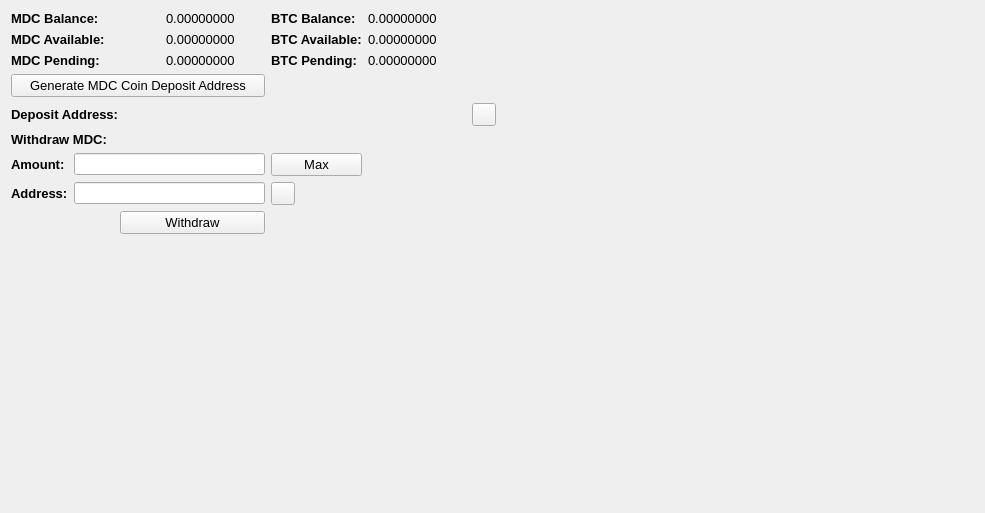
     <widget class="QWidget" name="BalanceTab">
      <attribute name="title">
       <string>Balance</string>
      </attribute>
      <layout class="QGridLayout" name="gridLayout_2">
       <item row="0" column="0" colspan="2">
        <widget class="QLabel" name="label_11">
         <property name="font">
          <font>
           <pointsize>10</pointsize>
           <weight>75</weight>
           <bold>true</bold>
          </font>
         </property>
         <property name="text">
          <string>MDC Balance:</string>
         </property>
        </widget>
       </item>
       <item row="0" column="3">
        <widget class="QLabel" name="MDCBalanceLabel">
         <property name="font">
          <font>
           <pointsize>10</pointsize>
          </font>
         </property>
         <property name="text">
          <string>0.00000000</string>
         </property>
         <property name="textInteractionFlags">
          <set>Qt::LinksAccessibleByMouse|Qt::TextSelectableByMouse</set>
         </property>
        </widget>
       </item>
       <item row="0" column="4">
        <widget class="QLabel" name="label_12">
         <property name="font">
          <font>
           <pointsize>10</pointsize>
           <weight>75</weight>
           <bold>true</bold>
          </font>
         </property>
         <property name="text">
          <string>BTC Balance:</string>
         </property>
        </widget>
       </item>
       <item row="0" column="5">
        <widget class="QLabel" name="BitcoinBalanceLabel">
         <property name="font">
          <font>
           <pointsize>10</pointsize>
          </font>
         </property>
         <property name="text">
          <string>0.00000000</string>
         </property>
         <property name="textInteractionFlags">
          <set>Qt::LinksAccessibleByMouse|Qt::TextSelectableByMouse</set>
         </property>
        </widget>
       </item>
       <item row="0" column="7" rowspan="10">
        <spacer name="horizontalSpacer_4">
         <property name="orientation">
          <enum>Qt::Horizontal</enum>
         </property>
         <property name="sizeHint" stdset="0">
          <size>
           <width>478</width>
           <height>488</height>
          </size>
         </property>
        </spacer>
       </item>
       <item row="1" column="0" colspan="2">
        <widget class="QLabel" name="label_13">
         <property name="font">
          <font>
           <pointsize>10</pointsize>
           <weight>75</weight>
           <bold>true</bold>
          </font>
         </property>
         <property name="text">
          <string>MDC Available:</string>
         </property>
        </widget>
       </item>
       <item row="1" column="3">
        <widget class="QLabel" name="MDCAvailableLabel_2">
         <property name="font">
          <font>
           <pointsize>10</pointsize>
          </font>
         </property>
         <property name="text">
          <string>0.00000000</string>
         </property>
         <property name="textInteractionFlags">
          <set>Qt::LinksAccessibleByMouse|Qt::TextSelectableByMouse</set>
         </property>
        </widget>
       </item>
       <item row="1" column="4">
        <widget class="QLabel" name="label_15">
         <property name="font">
          <font>
           <pointsize>10</pointsize>
           <weight>75</weight>
           <bold>true</bold>
          </font>
         </property>
         <property name="text">
          <string>BTC Available:</string>
         </property>
        </widget>
       </item>
       <item row="1" column="5">
        <widget class="QLabel" name="BitcoinAvailableLabel">
         <property name="font">
          <font>
           <pointsize>10</pointsize>
          </font>
         </property>
         <property name="text">
          <string>0.00000000</string>
         </property>
         <property name="textInteractionFlags">
          <set>Qt::LinksAccessibleByMouse|Qt::TextSelectableByMouse</set>
         </property>
        </widget>
       </item>
       <item row="2" column="0" colspan="2">
        <widget class="QLabel" name="label_14">
         <property name="font">
          <font>
           <pointsize>10</pointsize>
           <weight>75</weight>
           <bold>true</bold>
          </font>
         </property>
         <property name="text">
          <string>MDC Pending:</string>
         </property>
        </widget>
       </item>
       <item row="2" column="3">
        <widget class="QLabel" name="MDCPendingLabel">
         <property name="font">
          <font>
           <pointsize>10</pointsize>
          </font>
         </property>
         <property name="text">
          <string>0.00000000</string>
         </property>
         <property name="textInteractionFlags">
          <set>Qt::LinksAccessibleByMouse|Qt::TextSelectableByMouse</set>
         </property>
        </widget>
       </item>
       <item row="2" column="4">
        <widget class="QLabel" name="label_31">
         <property name="font">
          <font>
           <pointsize>10</pointsize>
           <weight>75</weight>
           <bold>true</bold>
          </font>
         </property>
         <property name="text">
          <string>BTC Pending:</string>
         </property>
        </widget>
       </item>
       <item row="2" column="5">
        <widget class="QLabel" name="BitcoinPendingLabel">
         <property name="font">
          <font>
           <pointsize>10</pointsize>
          </font>
         </property>
         <property name="text">
          <string>0.00000000</string>
         </property>
         <property name="textInteractionFlags">
          <set>Qt::LinksAccessibleByMouse|Qt::TextSelectableByMouse</set>
         </property>
        </widget>
       </item>
       <item row="3" column="0" colspan="4">
        <widget class="QPushButton" name="GenDepositBTN">
         <property name="font">
          <font>
           <pointsize>10</pointsize>
          </font>
         </property>
         <property name="text">
          <string>Generate MDC Coin Deposit Address</string>
         </property>
        </widget>
       </item>
       <item row="4" column="0" colspan="3">
        <widget class="QLabel" name="label_33">
         <property name="font">
          <font>
           <pointsize>10</pointsize>
           <weight>75</weight>
           <bold>true</bold>
          </font>
         </property>
         <property name="text">
          <string>Deposit Address:</string>
         </property>
        </widget>
       </item>
       <item row="4" column="3" colspan="3">
        <widget class="QLabel" name="DepositAddressLabel">
         <property name="minimumSize">
          <size>
           <width>300</width>
           <height>0</height>
          </size>
         </property>
         <property name="palette">
          <palette>
           <active>
            <colorrole role="WindowText">
             <brush brushstyle="SolidPattern">
              <color alpha="255">
               <red>0</red>
               <green>0</green>
               <blue>0</blue>
              </color>
             </brush>
            </colorrole>
            <colorrole role="Text">
             <brush brushstyle="SolidPattern">
              <color alpha="255">
               <red>0</red>
               <green>0</green>
               <blue>255</blue>
              </color>
             </brush>
            </colorrole>
           </active>
           <inactive>
            <colorrole role="WindowText">
             <brush brushstyle="SolidPattern">
              <color alpha="255">
               <red>0</red>
               <green>0</green>
               <blue>0</blue>
              </color>
             </brush>
            </colorrole>
            <colorrole role="Text">
             <brush brushstyle="SolidPattern">
              <color alpha="255">
               <red>0</red>
               <green>0</green>
               <blue>255</blue>
              </color>
             </brush>
            </colorrole>
           </inactive>
           <disabled>
            <colorrole role="WindowText">
             <brush brushstyle="SolidPattern">
              <color alpha="255">
               <red>120</red>
               <green>120</green>
               <blue>120</blue>
              </color>
             </brush>
            </colorrole>
            <colorrole role="Text">
             <brush brushstyle="SolidPattern">
              <color alpha="255">
               <red>120</red>
               <green>120</green>
               <blue>120</blue>
              </color>
             </brush>
            </colorrole>
           </disabled>
          </palette>
         </property>
         <property name="font">
          <font>
           <pointsize>10</pointsize>
           <weight>75</weight>
           <bold>true</bold>
          </font>
         </property>
         <property name="text">
          <string/>
         </property>
         <property name="alignment">
          <set>Qt::AlignRight|Qt::AlignTrailing|Qt::AlignVCenter</set>
         </property>
         <property name="textInteractionFlags">
          <set>Qt::LinksAccessibleByMouse|Qt::TextSelectableByKeyboard|Qt::TextSelectableByMouse</set>
         </property>
        </widget>
       </item>
       <item row="4" column="6">
        <widget class="QToolButton" name="DepositCopyButton">
         <property name="toolTip">
          <string>Copy to clipboard</string>
         </property>
         <property name="text">
          <string/>
         </property>
         <property name="icon">
          <iconset resource="../bitcoin.qrc">
           <normaloff>:/icons/editcopy</normaloff>:/icons/editcopy</iconset>
         </property>
         <property name="shortcut">
          <string>Alt+P</string>
         </property>
        </widget>
       </item>
       <item row="5" column="0" colspan="2">
        <widget class="QLabel" name="label_34">
         <property name="font">
          <font>
           <pointsize>10</pointsize>
           <weight>75</weight>
           <bold>true</bold>
          </font>
         </property>
         <property name="text">
          <string>Withdraw MDC:</string>
         </property>
        </widget>
       </item>
       <item row="6" column="0">
        <widget class="QLabel" name="label_26">
         <property name="font">
          <font>
           <pointsize>10</pointsize>
           <weight>75</weight>
           <bold>true</bold>
          </font>
         </property>
         <property name="text">
          <string>Amount:</string>
         </property>
        </widget>
       </item>
       <item row="6" column="1" colspan="3">
        <widget class="QLineEdit" name="WithdrawUnitsInput">
         <property name="font">
          <font>
           <pointsize>9</pointsize>
           <weight>75</weight>
           <bold>true</bold>
          </font>
         </property>
         <property name="text">
          <string/>
         </property>
        </widget>
       </item>
       <item row="6" column="4">
        <widget class="QPushButton" name="Withdraw_Max_Amount">
         <property name="font">
          <font>
           <pointsize>10</pointsize>
          </font>
         </property>
         <property name="text">
          <string>Max</string>
         </property>
        </widget>
       </item>
       <item row="7" column="0">
        <widget class="QLabel" name="label_10">
         <property name="font">
          <font>
           <pointsize>10</pointsize>
           <weight>75</weight>
           <bold>true</bold>
          </font>
         </property>
         <property name="text">
          <string>Address:</string>
         </property>
        </widget>
       </item>
       <item row="7" column="1" colspan="3">
        <widget class="QLineEdit" name="WithdrawAddress">
         <property name="font">
          <font>
           <pointsize>9</pointsize>
           <weight>75</weight>
           <bold>true</bold>
          </font>
         </property>
        </widget>
       </item>
       <item row="7" column="4">
        <widget class="QToolButton" name="WithdrawPasteButton">
         <property name="toolTip">
          <string>Paste from clipboard</string>
         </property>
         <property name="text">
          <string/>
         </property>
         <property name="icon">
          <iconset resource="../bitcoin.qrc">
           <normaloff>:/icons/editpaste</normaloff>:/icons/editpaste</iconset>
         </property>
         <property name="shortcut">
          <string>Alt+P</string>
         </property>
        </widget>
       </item>
       <item row="8" column="2" colspan="2">
        <widget class="QPushButton" name="WithdrawUnitsBtn">
         <property name="font">
          <font>
           <pointsize>10</pointsize>
          </font>
         </property>
         <property name="text">
          <string>Withdraw</string>
         </property>
        </widget>
       </item>
       <item row="9" column="0" colspan="6">
        <spacer name="verticalSpacer">
         <property name="orientation">
          <enum>Qt::Vertical</enum>
         </property>
         <property name="sizeHint" stdset="0">
          <size>
           <width>428</width>
           <height>262</height>
          </size>
         </property>
        </spacer>
       </item>
      </layout>
      <zorder>label_31</zorder>
      <zorder>label_15</zorder>
      <zorder>label_12</zorder>
      <zorder>label_14</zorder>
      <zorder>label_13</zorder>
      <zorder>label_11</zorder>
      <zorder>BitcoinBalanceLabel</zorder>
      <zorder>MDCBalanceLabel</zorder>
      <zorder>MDCAvailableLabel_2</zorder>
      <zorder>MDCPendingLabel</zorder>
      <zorder>BitcoinAvailableLabel</zorder>
      <zorder>BitcoinPendingLabel</zorder>
      <zorder>label_33</zorder>
      <zorder>GenDepositBTN</zorder>
      <zorder>DepositAddressLabel</zorder>
      <zorder>Withdraw_Max_Amount</zorder>
      <zorder>label_34</zorder>
      <zorder>WithdrawUnitsInput</zorder>
      <zorder>label_10</zorder>
      <zorder>label_26</zorder>
      <zorder>WithdrawAddress</zorder>
      <zorder>WithdrawUnitsBtn</zorder>
      <zorder>horizontalSpacer_4</zorder>
      <zorder>verticalSpacer</zorder>
      <zorder>WithdrawPasteButton</zorder>
      <zorder>DepositCopyButton</zorder>
     </widget>
